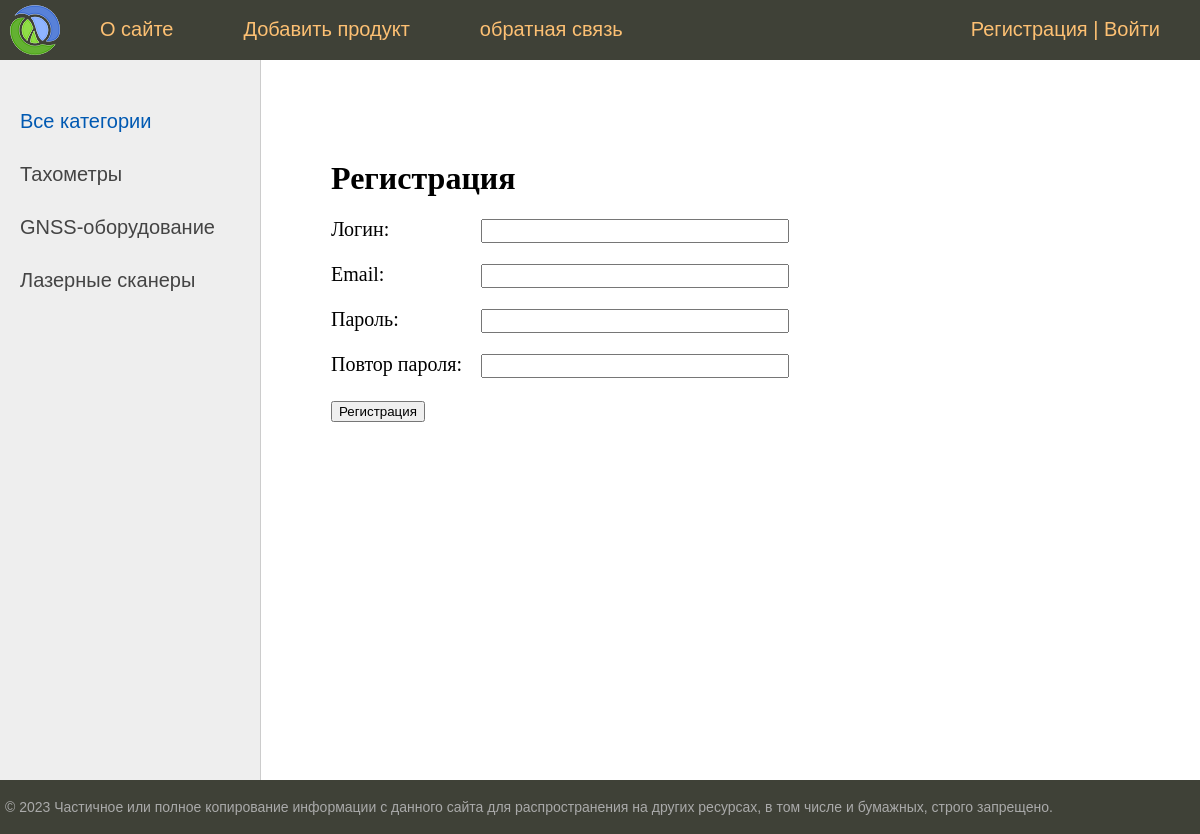
Page /register/ on the earlier database version.
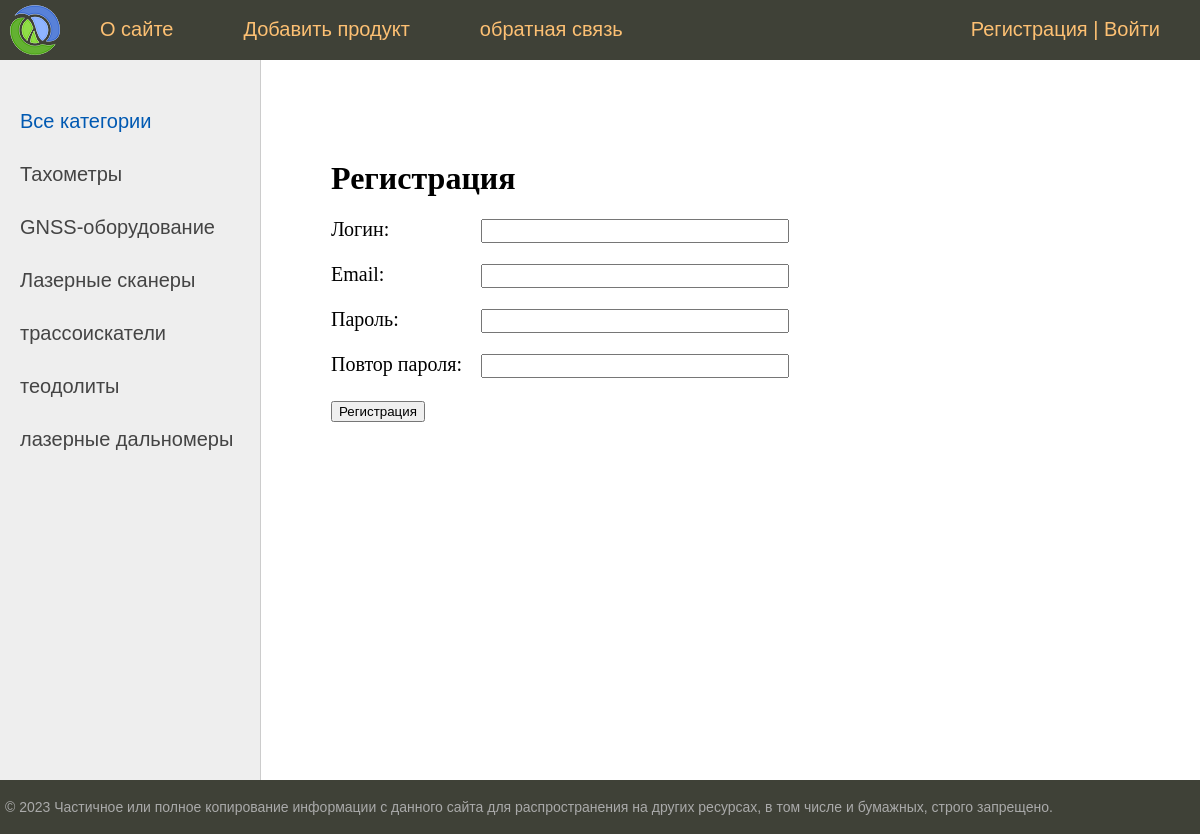
Same page on the later database version.
### equipment/models.py (models this page shows, shortened)
class Category(models.Model):
    name = models.CharField(max_length=100, db_index=True, verbose_name="Категория")
    slug = models.SlugField(max_length=255, db_index=True, unique=True, verbose_name="URL")
    def get_absolute_url(self):
        return reverse('category', kwargs={'cat_slug': self.slug})
    class Meta:
        verbose_name="Категории"
        verbose_name_plural = "Категории"
        ordering = ['id']

### equipment/views.py (the view, shortened to what this page needs)
# urls.py: path('register/', RegisterUser.as_view(), name='register'),
class RegisterUser(DataMixin, CreateView):
    form_class = RegisterUserForm
    template_name = 'equipment/register.html'
    success_url = reverse_lazy('login')
    def get_context_data(self, *, object_list=None, **kwargs):
        context = super().get_context_data(**kwargs)
        c_def = self.get_user_context(title="Регистрация")
        return dict(list(context.items()) + list(c_def.items()))

### equipment/forms.py
class RegisterUserForm(UserCreationForm):
    username = forms.CharField(label='Логин', widget=forms.TextInput(attrs={'class': 'form-input'}))
    email = forms.EmailField(label='Email', widget=forms.EmailInput(attrs={'class': 'form-input'}))
    password1 = forms.CharField(label='Пароль', widget=forms.PasswordInput(attrs={'class': 'form-input'}))
    password2 = forms.CharField(label='Повтор пароля', widget=forms.PasswordInput(attrs={'class': 'form-input'}))
    class Meta:
        model = User
        fields = ('username', 'email', 'password1', 'password2')

### equipment/utils.py (called while the page is built)
    def get_user_context(self, **kwargs):
        context = kwargs
        cats = Category.objects.all()
        context['menu'] = menu
        context['cats'] = cats
        if 'cat_selected' not in context:
            context['cat_selected'] = 0
        return context

### equipment/templates/equipment/register.html (shortened to what this page needs)
{% extends 'equipment/base.html' %}
{% block content %}
<h1>{{title}}</h1>
<form method="post">
{% for f in form %}
<p><label class="form-label" for="{{ f.id_for_label }}">{{f.label}}: </label>{{ f }}</p>
{% endfor %}
  <button type="submit">Регистрация</button>
</form>
{% endblock %}

### equipment/templates/equipment/base.html (shortened to what this page needs)
{% load static %}
{% load equipment_tags %}
<!DOCTYPE html>
<html>
<head>
	<link type="text/css" href="{% static 'equipment/css/style.css' %}" rel="stylesheet" />
</head>
<body>
<table class="table-page" border=0 cellpadding="0" cellspacing="0">
<tr><td valign=top>
{% block mainmenu %}
		<div class="header">
			<ul id="mainmenu" class="mainmenu">
			<li class="logo"><a href="{% url 'home' %}"><div class="logo"></div></a></li>
{% for m in menu %}
			<li><a href="{% url m.url_name %}">{{m.title}}</a></li>
{% endfor %}
				{% if request.user.is_authenticated %}
				<li class="last">{{user.username}} | <a href="{% url 'logout' %}">Выйти</a></li>
				{% else %}
				<li class="last"><a href="{% url 'register' %}">Регистрация</a> | <a href="{% url 'login' %}">Войти</a></li>
				{% endif %}
			</ul>
		</div>
{% endblock mainmenu %}
<table class="table-content" border=0 cellpadding="0" cellspacing="0">
<tr>
	<td valign="top" class="left-chapters">
	<ul id="leftchapters">
	{% if cat_selected == 0 %}
		<li class="selected">Все категории</li>
	{% else %}
			<li><a href="{% url 'home' %}">Все категории</a></li>
	{% endif %}
	{% for c in cats %}
		{% if c.pk == cat.selected %}
			<li class="selected">{{c.name}}</li>
		{% else %}
			<li><a href="{{ c.get_absolute_url }}">{{c.name}}</a></li>
		{% endif %}
	{% endfor %}
	</ul>
</td>
<td valign="top" class="content">
	<div class="content-text">
{% block content %}
{% endblock %}
</td></tr></table>
</td></tr>
<tr><td valign=top>
	<div id="footer">
		<p>&copy; 2023 Частичное или полное копирование информации с данного сайта для распространения на других ресурсах, в том числе и бумажных, строго запрещено.</p>
	</div>
</td></tr></table>
</body>
</html>

Differences in the rows shown:
added Category: name "трассоискатели"
added Category: name "теодолиты"
added Category: name "лазерные дальномеры"
